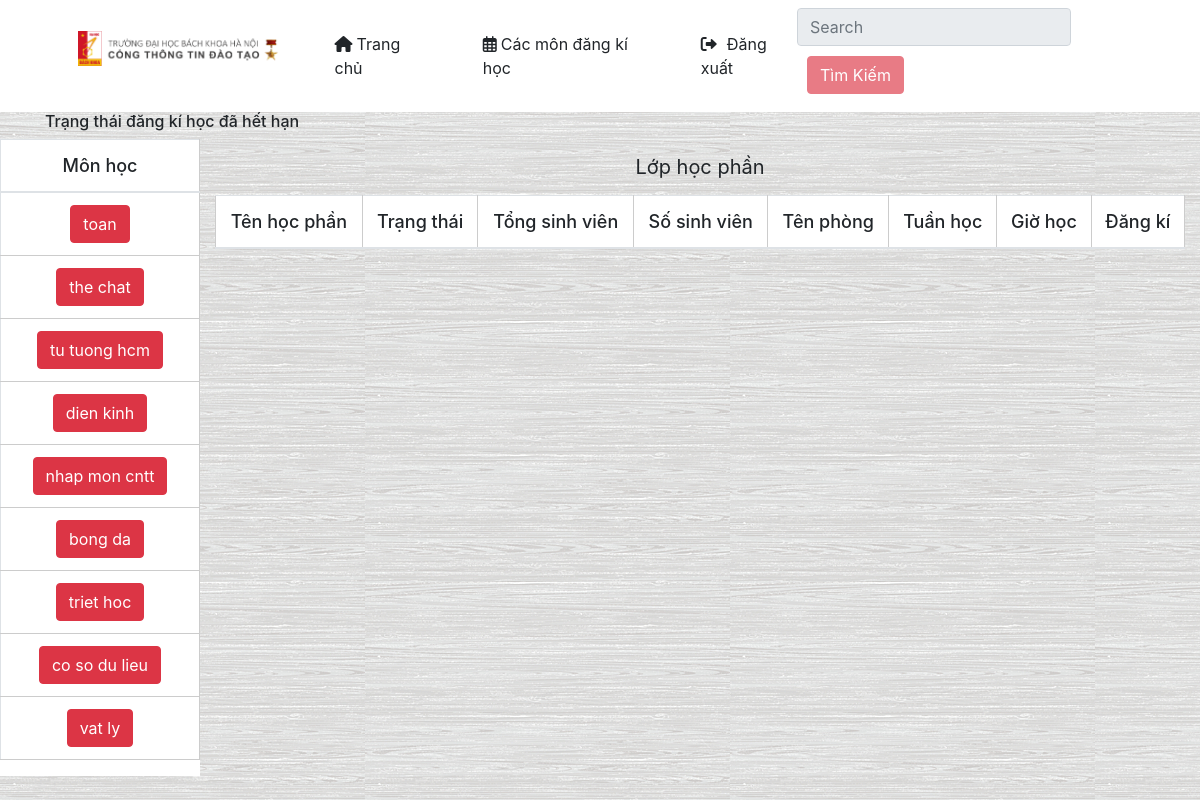
Screenshot of /sinhvien/index.php (signed in) with the database file from the repository.
### tables this page shows
CREATE TABLE `mon_hoc` (
  `mh_id` varchar(30) NOT NULL,
  `mh_ten_mon` varchar(30) NOT NULL,
  `mh_thoi_gian_hoc` int(11) NOT NULL
);

### sinhvien/index.php (the view, shortened to what this page needs)
<?php
include('../index_sv/header.php');
$checkTrangThai = '';
$sql7 = "SELECT DISTINCT * FROM admin";
$result7 = mysqli_query($conn, $sql7);
if (mysqli_num_rows($result7) > 0) {
    $row = mysqli_fetch_assoc($result7);
    $checkTrangThai = $row['trang_thai'];
}
?>
<div class="back_sv">
<div class="tuychon">
<nav class="mb-4 px-5 navbar navbar-expand-lg navbar-light pink lighten-4">
        <div class="logo">
                <a href="index.php" title="Logo">
                    <img src="../images/log.png" alt="Restaurant Logo" class="img-responsive">
                </a>
        </div>
    <div class="collapse navbar-collapse" id="navbarSupportedContent">
        <ul class="navbar-nav mr-auto" style="margin:0 auto">
            <li class="nav-item ms-5">
                <a class="nav-link font-bold" href="index.php"><i class="fas fa-home me-1"></i>Trang chủ</a>
            </li>
            <li class="nav-item ms-5">
                <a class="nav-link font-bold" href="dangki.php"><i class="far fa-calendar-alt me-1"></i>Các môn đăng kí học</a>
            </li>
            <li class="nav-item ms-5">
                <a class="nav-link font-bold" href="../index/logout.php"><i class="fas fa-sign-out-alt" style="margin-right:10px"></i>Đăng xuất</a>
            </li>
        </ul>
        <form class="form-inline md-form mb-0" >
            <input <?php if ($checkTrangThai == 'Đóng') {
                        echo 'disabled';
                    }; ?> class="form-control font-bold " type="text" placeholder="Search" aria-label="Search" onchange="handleGetName(this.value)" aria-label="Search">
                <button <?php if ($checkTrangThai == 'Đóng') {
                            echo 'disabled';
                        } ?> class="btn btn-danger" id="btnSearch"><a id="hrefSearch">Tìm Kiếm</a></button>
    </form>
    </div>
</nav>
</div>
<div class="main-content bg-light table_sv" style="min-height: 500px;">
    <div class="container">
        <?php if ($checkTrangThai == 'Đóng') {
            echo '<h6>Trạng thái đăng kí học đã hết hạn</h6>';
        } ?>
    </div>
    <div class="d-flex main-content">
        <div class="col-sm-2 bg-primary_sv ">
            <table class="table table-hover">
                <thead>
                    <tr>
                        <th scope="col" class="text-center">Môn học</th>
                    </tr>
                </thead>
                <tbody>
                    <?php
                    $sql = "SELECT * FROM mon_hoc";
                    $res = mysqli_query($conn, $sql);
                    if (mysqli_num_rows($res) > 0) {
                        while ($row = mysqli_fetch_assoc($res)) {
                            ?>
                            <tr>
                            <th scope="row"><a type="button" class="btn btn-danger" onclick="handleDetails('<?php echo $row['mh_id'] ?>')"><?php echo $row['mh_ten_mon'] ?></a>
                            </tr>
                       <?php }
                    }
                    ?>
                </tbody>
            </table>
        </div>
        <div class="col-sm-10 ">
            <h5 class="text-center my-3">Lớp học phần</h5>
            <div class="bang_monhoc">
                <table class="table table-hover" id="tableSubject">
                    <thead class="bg-primary_sv ">
                        <tr>
                            <th scope="col">Tên học phần</th>
                            <th scope="col">Trạng thái</th>
                            <th scope="col">Tổng sinh viên</th>
                            <th scope="col">Số sinh viên</th>
                            <th scope="col">Tên phòng</th>
                            <th scope="col">Tuần học</th>
                            <th scope="col">Giờ học</th>
                            <th scope="col">Đăng kí</th>
                        </tr>
                    </thead>
                </table>
            </div>
        </div>
    </div>
    </div>
</div>
<?php
    include('../index_sv/footer.php');
?>

### sinhvien/sinhvien/style.css (style rules this page uses)
a { text-decoration: none; color: unset !important; }
.bang_monhoc { width: 100%; overflow-x: auto; }
.img-responsive { width: 100%; }
.logo { width: 30%; float: left; margin-left: 30px; margin-bottom: 15px; }
.d-flex { flex-direction: row; flex-wrap: wrap; }
button.btn.btn-danger { margin: 10px; }
a.btn.btn-danger { color: white !important; }
.back_sv { background-image: url(../../images/back_1.jpg); height: 100vh; box-sizing: border-box; overflow-x: auto; }
.bg-primary_sv { background-color: white; width: 100%; }
.navbar-light .navbar-nav .nav-link { color: white; }
.main-content.bg-light { background-color: unset !important; }
.logo { width: 20%; float: left; }
.navbar-light .navbar-nav .nav-link { color: unset; }
.container { width: 80%; margin: 0 auto; }
a { text-decoration: none; }
li { display: list-item; text-align: -webkit-match-parent; }
table { border-collapse:separate; border:solid black 1px; border-radius:6px; -moz-border-radius:6px; }
td, th { border-left:solid black 1px; border-top:solid black 1px; }
th { background-color: white; border-top: none; }
td:first-child, th:first-child { border-left: none; }
.table>thead { vertical-align: middle; text-align: center; }
.table>tbody { vertical-align:middle; }
table#tableSubject, th, td { border:1px solid #ccc; }
table#tableSubject { border-collapse:collapse; width:100%; }
tr { text-align: center; background-color: white; }
.navbar-nav .nav-link { padding-right: 110px; padding-left: unset; }
nav.mb-4.navbar.navbar-expand-lg.navbar-light.pink.lighten-4 { margin-bottom: 0 !important; background-color: white !important; }
.table thead th { vertical-align: middle !important; border-bottom: 2px solid #dee2e6; }
.text-center { text-decoration: unset; font-size: 20px; font-weight: 400; }
.table thead th { font-size: large; font-weight: 500; }
.col-sm-2.bg-primary_sv { padding-right: unset; padding-left: unset; }

### rows the page displays
mon_hoc: mh_ten_mon "toan"
mon_hoc: mh_ten_mon "the chat"
mon_hoc: mh_ten_mon "tu tuong hcm"
mon_hoc: mh_ten_mon "dien kinh"
mon_hoc: mh_ten_mon "nhap mon cntt"
mon_hoc: mh_ten_mon "bong da"
mon_hoc: mh_ten_mon "triet hoc"
mon_hoc: mh_ten_mon "co so du lieu"
mon_hoc: mh_ten_mon "vat ly"
